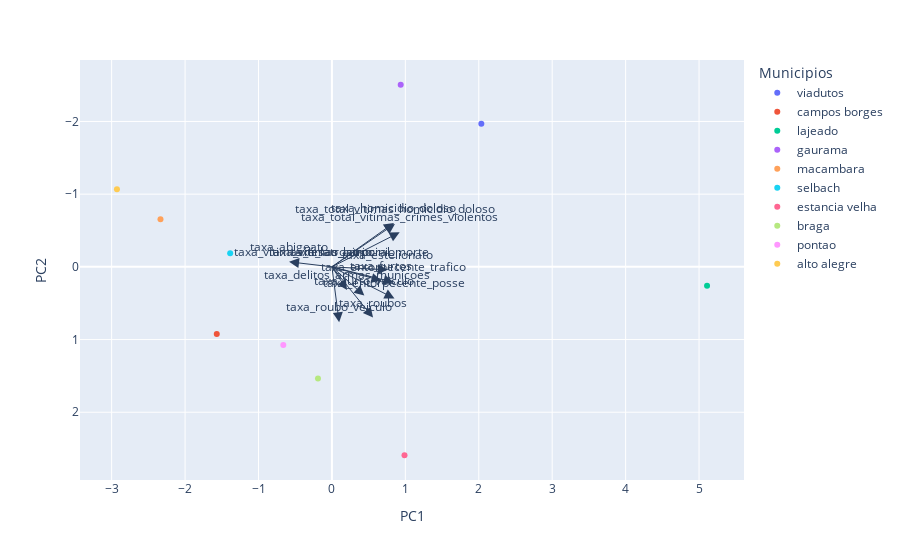

Notebook source saved alongside this figure:
### Code cell
# Calculando as cargas dos componentes
loadings = pca.components_.T * np.sqrt(pca.explained_variance_)

# Plotando o gráfico de dispersão com os componentes principais
fig = px.scatter(components, x=0, y=1, color=municipios, labels={'0': 'PC1', '1': 'PC2', 'color': 'Municipios'})

features = df_sample.columns

# Adicionando os vetores de carga ao gráfico
for i, feature in enumerate(features):
    fig.add_annotation(
        ax=0, ay=0,
        axref="x", ayref="y",
        x=loadings[i, 0],
        y=loadings[i, 1],
        showarrow=True,
        arrowsize=2,
        arrowhead=2,
        xanchor="right",
        yanchor="top"
    )
    
    fig.add_annotation(
        x=loadings[i, 0],
        y=loadings[i, 1],
        ax=0, ay=0,
        xanchor="center",
        yanchor="bottom",
        text=feature,
        yshift=5,
    )
# Invertendo o eixo y para que o gráfico fique na posição correta    
fig.update_yaxes(autorange="reversed")
fig.show()

### Figure 1 — Plotly figure (JSON) as saved in the notebook; plotly's stock layout.template omitted (floating-point values rounded to 4 significant figures)
{"data": [{"hovertemplate": "Municipios=viadutos<br>PC1=%{x}<br>PC2=%{y}<extra></extra>", "legendgroup": "viadutos", "marker": {"color": "#636efa", "symbol": "circle"}, "mode": "markers", "name": "viadutos", "orientation": "v", "showlegend": true, "type": "scatter", "x": [2.035], "xaxis": "x", "y": [-1.969], "yaxis": "y"}, {"hovertemplate": "Municipios=campos borges<br>PC1=%{x}<br>PC2=%{y}<extra></extra>", "legendgroup": "campos borges", "marker": {"color": "#EF553B", "symbol": "circle"}, "mode": "markers", "name": "campos borges", "orientation": "v", "showlegend": true, "type": "scatter", "x": [-1.568], "xaxis": "x", "y": [0.9223], "yaxis": "y"}, {"hovertemplate": "Municipios=lajeado<br>PC1=%{x}<br>PC2=%{y}<extra></extra>", "legendgroup": "lajeado", "marker": {"color": "#00cc96", "symbol": "circle"}, "mode": "markers", "name": "lajeado", "orientation": "v", "showlegend": true, "type": "scatter", "x": [5.109], "xaxis": "x", "y": [0.2598], "yaxis": "y"}, {"hovertemplate": "Municipios=gaurama<br>PC1=%{x}<br>PC2=%{y}<extra></extra>", "legendgroup": "gaurama", "marker": {"color": "#ab63fa", "symbol": "circle"}, "mode": "markers", "name": "gaurama", "orientation": "v", "showlegend": true, "type": "scatter", "x": [0.9369], "xaxis": "x", "y": [-2.505], "yaxis": "y"}, {"hovertemplate": "Municipios=macambara<br>PC1=%{x}<br>PC2=%{y}<extra></extra>", "legendgroup": "macambara", "marker": {"color": "#FFA15A", "symbol": "circle"}, "mode": "markers", "name": "macambara", "orientation": "v", "showlegend": true, "type": "scatter", "x": [-2.335], "xaxis": "x", "y": [-0.6534], "yaxis": "y"}, {"hovertemplate": "Municipios=selbach<br>PC1=%{x}<br>PC2=%{y}<extra></extra>", "legendgroup": "selbach", "marker": {"color": "#19d3f3", "symbol": "circle"}, "mode": "markers", "name": "selbach", "orientation": "v", "showlegend": true, "type": "scatter", "x": [-1.386], "xaxis": "x", "y": [-0.1867], "yaxis": "y"}, {"hovertemplate": "Municipios=estancia velha<br>PC1=%{x}<br>PC2=%{y}<extra></extra>", "legendgroup": "estancia velha", "marker": {"color": "#FF6692", "symbol": "circle"}, "mode": "markers", "name": "estancia velha", "orientation": "v", "showlegend": true, "type": "scatter", "x": [0.9884], "xaxis": "x", "y": [2.592], "yaxis": "y"}, {"hovertemplate": "Municipios=braga<br>PC1=%{x}<br>PC2=%{y}<extra></extra>", "legendgroup": "braga", "marker": {"color": "#B6E880", "symbol": "circle"}, "mode": "markers", "name": "braga", "orientation": "v", "showlegend": true, "type": "scatter", "x": [-0.1898], "xaxis": "x", "y": [1.536], "yaxis": "y"}, {"hovertemplate": "Municipios=pontao<br>PC1=%{x}<br>PC2=%{y}<extra></extra>", "legendgroup": "pontao", "marker": {"color": "#FF97FF", "symbol": "circle"}, "mode": "markers", "name": "pontao", "orientation": "v", "showlegend": true, "type": "scatter", "x": [-0.6623], "xaxis": "x", "y": [1.073], "yaxis": "y"}, {"hovertemplate": "Municipios=alto alegre<br>PC1=%{x}<br>PC2=%{y}<extra></extra>", "legendgroup": "alto alegre", "marker": {"color": "#FECB52", "symbol": "circle"}, "mode": "markers", "name": "alto alegre", "orientation": "v", "showlegend": true, "type": "scatter", "x": [-2.928], "xaxis": "x", "y": [-1.069], "yaxis": "y"}], "layout": {"annotations": [{"arrowhead": 2, "arrowsize": 2, "ax": 0, "axref": "x", "ay": 0, "ayref": "y", "showarrow": true, "x": 0.8442, "xanchor": "right", "y": -0.6049, "yanchor": "top"}, {"ax": 0, "ay": 0, "text": "taxa_homicidio_doloso", "x": 0.8442, "xanchor": "center", "y": -0.6049, "yanchor": "bottom", "yshift": 5}, {"arrowhead": 2, "arrowsize": 2, "ax": 0, "axref": "x", "ay": 0, "ayref": "y", "showarrow": true, "x": 0.858, "xanchor": "right", "y": -0.5912, "yanchor": "top"}, {"ax": 0, "ay": 0, "text": "taxa_total_vitimas_homicidio_doloso", "x": 0.858, "xanchor": "center", "y": -0.5912, "yanchor": "bottom", "yshift": 5}, {"arrowhead": 2, "arrowsize": 2, "ax": 0, "axref": "x", "ay": 0, "ayref": "y", "showarrow": true, "x": 0, "xanchor": "right", "y": 0, "yanchor": "top"}, {"ax": 0, "ay": 0, "text": "taxa_latrocinio", "x": 0, "xanchor": "center", "y": 0, "yanchor": "bottom", "yshift": 5}, {"arrowhead": 2, "arrowsize": 2, "ax": 0, "axref": "x", "ay": 0, "ayref": "y", "showarrow": true, "x": 0.6741, "xanchor": "right", "y": 0.1905, "yanchor": "top"}, {"ax": 0, "ay": 0, "text": "taxa_furtos", "x": 0.6741, "xanchor": "center", "y": 0.1905, "yanchor": "bottom", "yshift": 5}, {"arrowhead": 2, "arrowsize": 2, "ax": 0, "axref": "x", "ay": 0, "ayref": "y", "showarrow": true, "x": -0.5838, "xanchor": "right", "y": -0.06958, "yanchor": "top"}, {"ax": 0, "ay": 0, "text": "taxa_abigeato", "x": -0.5838, "xanchor": "center", "y": -0.06958, "yanchor": "bottom", "yshift": 5}, {"arrowhead": 2, "arrowsize": 2, "ax": 0, "axref": "x", "ay": 0, "ayref": "y", "showarrow": true, "x": 0.4413, "xanchor": "right", "y": 0.3955, "yanchor": "top"}, {"ax": 0, "ay": 0, "text": "taxa_furto_veiculo", "x": 0.4413, "xanchor": "center", "y": 0.3955, "yanchor": "bottom", "yshift": 5}, {"arrowhead": 2, "arrowsize": 2, "ax": 0, "axref": "x", "ay": 0, "ayref": "y", "showarrow": true, "x": 0.5603, "xanchor": "right", "y": 0.6983, "yanchor": "top"}, {"ax": 0, "ay": 0, "text": "taxa_roubos", "x": 0.5603, "xanchor": "center", "y": 0.6983, "yanchor": "bottom", "yshift": 5}, {"arrowhead": 2, "arrowsize": 2, "ax": 0, "axref": "x", "ay": 0, "ayref": "y", "showarrow": true, "x": 0.0985, "xanchor": "right", "y": 0.7628, "yanchor": "top"}, {"ax": 0, "ay": 0, "text": "taxa_roubo_veiculo", "x": 0.0985, "xanchor": "center", "y": 0.7628, "yanchor": "bottom", "yshift": 5}, {"arrowhead": 2, "arrowsize": 2, "ax": 0, "axref": "x", "ay": 0, "ayref": "y", "showarrow": true, "x": 0.7596, "xanchor": "right", "y": 0.04129, "yanchor": "top"}, {"ax": 0, "ay": 0, "text": "taxa_estelionato", "x": 0.7596, "xanchor": "center", "y": 0.04129, "yanchor": "bottom", "yshift": 5}, {"arrowhead": 2, "arrowsize": 2, "ax": 0, "axref": "x", "ay": 0, "ayref": "y", "showarrow": true, "x": 0.206, "xanchor": "right", "y": 0.3182, "yanchor": "top"}, {"ax": 0, "ay": 0, "text": "taxa_delitos_armas_municoes", "x": 0.206, "xanchor": "center", "y": 0.3182, "yanchor": "bottom", "yshift": 5}, {"arrowhead": 2, "arrowsize": 2, "ax": 0, "axref": "x", "ay": 0, "ayref": "y", "showarrow": true, "x": 0.8521, "xanchor": "right", "y": 0.4343, "yanchor": "top"}, {"ax": 0, "ay": 0, "text": "taxa_entorpecente_posse", "x": 0.8521, "xanchor": "center", "y": 0.4343, "yanchor": "bottom", "yshift": 5}, {"arrowhead": 2, "arrowsize": 2, "ax": 0, "axref": "x", "ay": 0, "ayref": "y", "showarrow": true, "x": 0.8396, "xanchor": "right", "y": 0.2129, "yanchor": "top"}, {"ax": 0, "ay": 0, "text": "taxa_entorpecente_trafico", "x": 0.8396, "xanchor": "center", "y": 0.2129, "yanchor": "bottom", "yshift": 5}, {"arrowhead": 2, "arrowsize": 2, "ax": 0, "axref": "x", "ay": 0, "ayref": "y", "showarrow": true, "x": 0, "xanchor": "right", "y": 0, "yanchor": "top"}, {"ax": 0, "ay": 0, "text": "taxa_vitimas_latrocinio", "x": 0, "xanchor": "center", "y": 0, "yanchor": "bottom", "yshift": 5}, {"arrowhead": 2, "arrowsize": 2, "ax": 0, "axref": "x", "ay": 0, "ayref": "y", "showarrow": true, "x": 0, "xanchor": "right", "y": 0, "yanchor": "top"}, {"ax": 0, "ay": 0, "text": "taxa_vitimas_lesao_corporal_morte", "x": 0, "xanchor": "center", "y": 0, "yanchor": "bottom", "yshift": 5}, {"arrowhead": 2, "arrowsize": 2, "ax": 0, "axref": "x", "ay": 0, "ayref": "y", "showarrow": true, "x": 0.9226, "xanchor": "right", "y": -0.4745, "yanchor": "top"}, {"ax": 0, "ay": 0, "text": "taxa_total_vitimas_crimes_violentos", "x": 0.9226, "xanchor": "center", "y": -0.4745, "yanchor": "bottom", "yshift": 5}], "legend": {"title": {"text": "Municipios"}, "tracegroupgap": 0}, "margin": {"t": 60}, "xaxis": {"anchor": "y", "domain": [0, 1], "title": {"text": "PC1"}}, "yaxis": {"anchor": "x", "autorange": "reversed", "domain": [0, 1], "title": {"text": "PC2"}}}}
